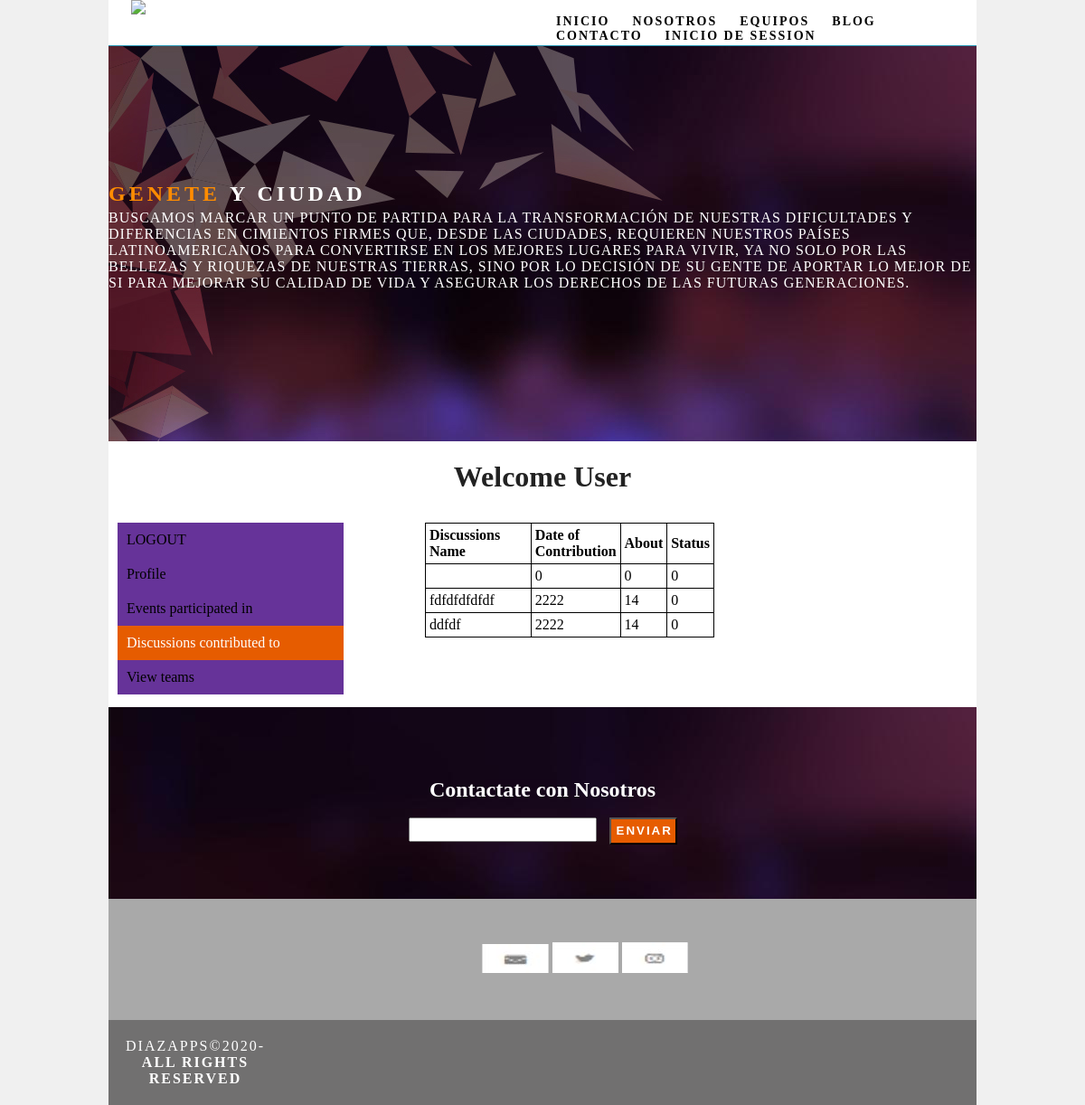
The app's page /after_login_user_discussions.php with its own data.
### tables this page shows
CREATE TABLE `discussions` (
  `id` int(11) NOT NULL,
  `discussion_name` varchar(50) NOT NULL,
  `discussion_date` int(8) NOT NULL,
  `discussion_time` int(6) NOT NULL,
  `discussion_description` int(200) NOT NULL
);

### after_login_user_discussions.php (the view, shortened to what this page needs)
<?php
	$con = mysqli_connect('localhost', 'root', '');
mysqli_select_db($con, 'registrationform_inicio');
$t = "select * from discussions";
$query = mysqli_query($con, $t);
	?>
<!DOCTYPE html>
<html lang="en">
<head>
<link rel="stylesheet" type="text/css" href="css/ciuad.css">
</head>
<body>
<div class="container_inicio">
  <header class="header_inicio"> <a href="">
    <img class="logo" src="images/Logotipo.png" alt="logo">
    </a>
    <nav>
      <ul>
        <li><a href="Inicio.php">INICIO</a></li>
        <li><a href="Nosotros.html">NOSOTROS</a></li>
        <li> <a href="Equipos.html">EQUIPOS</a></li>
		<li><a href="http://ndd9444.uta.cloud">BLOG</a></li>
        <li><a href="Contacto.html">CONTACTO</a></li>
        <li> <a href="Inicio de Session.php">INICIO DE SESSION</a></li>
      </ul>
    </nav>
  </header>
<section class="hero_inicio" id="hero_inicio">
    <h2 class="hero_header_inicio">GENETE <span class="light_inicio">Y CIUDAD</span></h2>
    <p class="tagline_inicio">
   Buscamos marcar un punto de partida para la transformación de nuestras
   dificultades y diferencias en cimientos firmes que, desde las ciudades,
   requieren nuestros países latinoamericanos para convertirse en los mejores
   lugares para vivir, ya no solo por las bellezas y riquezas de nuestras tierras, sino
   por lo decisión de su gente de aportar lo mejor de si para mejorar su calidad de
   vida y asegurar los derechos de las futuras generaciones.</p>
  </section>
	<div> <h1 id="hello1">Welcome User</h1></div>
<div class="row">
	<div class="column2_inicio">
		<div class="vertical-menu">
			<a href="php/logout.php">LOGOUT</a>
		  <a href="php/home.php">Profile</a>
		  <a href="php/userevents.php">Events participated in</a>
		  <a href="after_login_user_discussions.php" class="active">Discussions contributed to</a>
		  <a href="php/userteams.php">View teams</a>
		</div>
		</div>
	<div class="column2_inicio">
		<table class="table" >
  <tr class="table">
    <th class="table">Discussions Name</th>
    <th class="table" >Date of Contribution</th>
    <th class="table">About</th>
	<th class="table">Status</th>
  </tr>
  <?php
			while($row = mysqli_fetch_assoc($query))
			{
			?>
  <tr class="table">
    <td class="table"><?php echo $row['discussion_name'];?></td>
    <td class="table"><?php echo $row['discussion_date'];?></td>
    <td class="table"><?php echo $row['discussion_time'];?></td>
	  <td class="table"><?php echo $row['discussion_description'];?></td>
  </tr>
 <?php
			}
			?>
</table>
</div>
	<div class="column2_inicio">
	</div>
</div>
  <section class="footer_main" id="contact_inicio">
	 <form method="post" action="php/subscribe.php">
    <h2 class="footer_header">Contactate con Nosotros</h2>
	<input id="subsrcibe" type="email" name="subscribe">
	<input value="ENVIAR" type="submit" name="submit" class="button">
		 </form>
  </section>
	<div id="social_icons_footer">
		<a href="#"><img src="images/msg_footer.JPG" alt="msg"></a>
		<a href="#"><img src="images/twitter_footer - Copy.JPG" alt="twitter"></a>
		<a href="#"><img src="images/insta_footer.JPG" alt="insta"></a>
	</div>
  <div class="copyright">Diazapps&copy;2020- <strong>All rights reserved</strong>
	</div>
</div>
</body>
</html>

### css/ciuad.css (style rules this page uses)
body { font-family: "Roboto Regular"; background-color: #f0f0f0; margin-top: 0px; margin-right: 0px; margin-bottom: 0px; margin-left: 0px; font-style: normal; font-weight: 200; }
p { color: black; }
h1 { font-family: "Montserrat"; color: #222222; font-weight: 600; }
h2 { font-family: "Montserrat"; color: #222222; font-weight: 600; }
.container_inicio { width: 80%; margin-left: auto; margin-right: auto; height: 1000px; background-color: #FFFFFF; }
.header_inicio { width: 100%; height: 5%; background-color: white; border-bottom: 1px solid #2C9AB7; }
.logo { color: #fff; font-weight: bold; text-align: undefined; width: 2.5%; float: left; margin-top: 0px; margin-left: 25px; letter-spacing: 4px; position: absolute; }
nav { float: right; width: 50%; text-align: right; margin-right: 25px; }
header nav ul { list-style: none; float: right; }
nav ul li { float: left; color: #FFFFFF; font-size: 14px; text-align: left; margin-right: 25px; letter-spacing: 2px; font-weight: bold; transition: all 0.3s linear; }
ul li a { color: black; text-decoration: none; }
.active { color: #e65c00; }
.hero_header_inicio { color: darkorange; text-align: left ; margin-top: 0px; margin-right: 0px; margin-bottom: 0px; margin-left: 0px; letter-spacing: 4px; }
.hero_inicio { background-image: url("../images/homepage-inicio.jpg"); padding-top: 150px; padding-bottom: 150px; }
.light_inicio { font-weight: bold; color: white; }
.tagline_inicio { text-align: left ; color: #FFFFFF; margin-top: 4px; font-weight: lighter; text-transform: uppercase; letter-spacing: 1px; }
.button { width: 75px; height: 30px; margin-top: 0px; margin-right: auto; margin-bottom: auto; margin-left: 10px; text-align: center; vertical-align: middle; text-transform: uppercase; font-weight: bold; letter-spacing: 2px; color: #FFFFFF; transition: all 0.3s linear; background-color: #e65c00; }
.copyright { text-align: center; padding-top: 0px; padding-bottom: 0px; padding-right: 80%; padding-left: 0px; background-color: #717070; color: #FFFFFF; text-transform: uppercase; font-weight: lighter; letter-spacing: 2px; border-top-width: 2px; }
.footer_main { background-image: url("../images/homepage-one-banner.jpg"); padding-top: 60px; padding-bottom: 60PX; margin-bottom: 0px; text-align: center; background-repeat: repeat; text-decoration-color: white; }
.footer_header { padding-left: 10px; padding-right: 10px; line-height: 22px; text-align: center; color: white; }
.row { width: 100%; margin-top: 0px; margin-right: 0px; margin-bottom: 0px; margin-left: 0px; padding-top: 0px; padding-right: 0px; padding-bottom: 0px; padding-left: 0px; display: inline-block; }
#social_icons_footer { padding: 5% 0 5% 43%; background-color: darkgray; }
.copyright { text-align: center; padding-top: 20px; padding-bottom: 20px; background-color: #717070; color: #FFFFFF; text-transform: uppercase; font-weight: lighter; letter-spacing: 2px; border-top-width: 2px; }
#hello1 { text-align: center; }
.vertical-menu { width: 250px; }
.vertical-menu a { background-color: rebeccapurple; color: black; display: block; padding: 10px; text-decoration: none; }
.vertical-menu a.active { background-color: #e65c00; color: white; }
.table { border: 1px solid black; border-collapse: collapse; padding: 4px; text-align: left; width: 100%; }
.column2_inicio { float: left; width: 33.33%; padding: 10px; }
.row:after { content: ""; display: table; clear: both; }
#subsrcibe { width: 200px; height: 21px; }

### records on screen
discussions: discussion_date "0", discussion_time "0", discussion_description "0"
discussions: discussion_name "fdfdfdfdfdf", discussion_date "2222", discussion_time "14", discussion_description "0"
discussions: discussion_name "ddfdf", discussion_date "2222", discussion_time "14", discussion_description "0"
